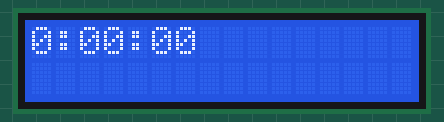
The sketch below on a simulated Arduino Uno, built with avr-gcc and run on an emulated ATmega328P. Shown: 16×2 character LCD.

Above: at 0.1 s.
At 4.2 s:
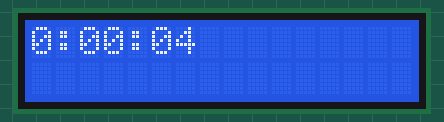
At 9.2 s:
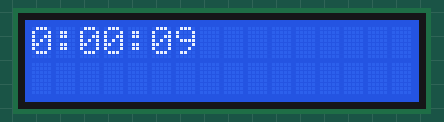
At 19.3 s:
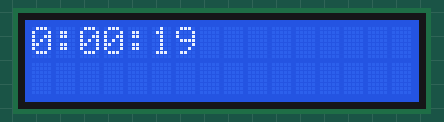
At 28.5 s:
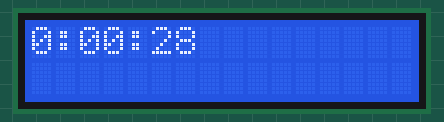
At 38.6 s:
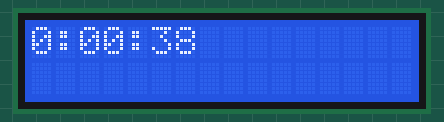

The sketch:

5_Time.ino
```cpp
#include <Time.h>
#include <TimeLib.h>

#include <Wire.h>
#include <LiquidCrystal_I2C.h>

LiquidCrystal_I2C lcd(0x27, 2, 1, 0, 4, 5, 6, 7, 3, POSITIVE);  // Set the LCD I2C address, if it's not working try 0x27.

void setup()
{
  Serial.begin(9600);
  lcd.begin(16,2);   // iInit the LCD for 16 chars 2 lines
  lcd.backlight();
}

void loop()
{
  digitalClockDisplay();
  delay(990);
  lcd.clear();
  delay(10);
}
void digitalClockDisplay()
{
  lcd.print(hour());
  printDigits(minute());
  printDigits(second());

}
void printDigits(int digits)
{
  lcd.print(":");
  if(digits < 10)
    lcd.print('0');
  lcd.print(digits);
}
```

Measured:
- what the display in image 1 shows lasts 1.0 s, from 4.1 s to 5.1 s
